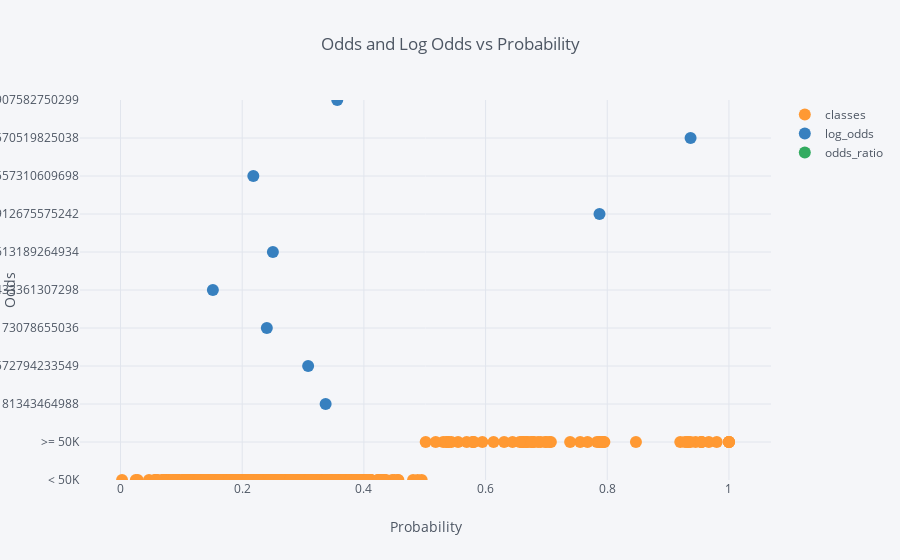

Write notebook code for a chart like this one.
### Code cell
yhat.sort_values('probability').sample(1000).iplot(x='probability', mode='markers',
                                                   yrange=(0, 10), xTitle='Probability', yTitle='Odds',
                                                   title="Odds and Log Odds vs Probability")

### Figure 1 — Plotly figure (JSON) as saved in the notebook; plotly's stock layout.template omitted (floating-point values rounded to 4 significant figures; data arrays with more than 128 entries replaced by an {"elided": "..."} marker saying what was removed)
{"data": [{"line": {"color": "rgba(255, 153, 51, 1.0)", "dash": "solid", "shape": "linear", "width": 1.3}, "marker": {"size": 12, "symbol": "dot"}, "mode": "markers", "name": "classes", "text": "", "type": "scatter", "x": {"elided": "1000 float values"}, "y": {"elided": "1000 str values"}}, {"line": {"color": "rgba(55, 128, 191, 1.0)", "dash": "solid", "shape": "linear", "width": 1.3}, "marker": {"size": 12, "symbol": "dot"}, "mode": "markers", "name": "log_odds", "text": "", "type": "scatter", "x": {"elided": "1000 float values"}, "y": {"elided": "1000 float values"}}, {"line": {"color": "rgba(50, 171, 96, 1.0)", "dash": "solid", "shape": "linear", "width": 1.3}, "marker": {"size": 12, "symbol": "dot"}, "mode": "markers", "name": "odds_ratio", "text": "", "type": "scatter", "x": {"elided": "1000 float values"}, "y": {"elided": "1000 float values"}}], "layout": {"legend": {"bgcolor": "#F5F6F9", "font": {"color": "#4D5663"}}, "paper_bgcolor": "#F5F6F9", "plot_bgcolor": "#F5F6F9", "title": "Odds and Log Odds vs Probability", "titlefont": {"color": "#4D5663"}, "xaxis1": {"gridcolor": "#E1E5ED", "showgrid": true, "tickfont": {"color": "#4D5663"}, "title": "Probability", "titlefont": {"color": "#4D5663"}, "zerolinecolor": "#E1E5ED"}, "yaxis1": {"gridcolor": "#E1E5ED", "range": [0, 10], "showgrid": true, "tickfont": {"color": "#4D5663"}, "title": "Odds", "titlefont": {"color": "#4D5663"}, "zerolinecolor": "#E1E5ED"}}}
